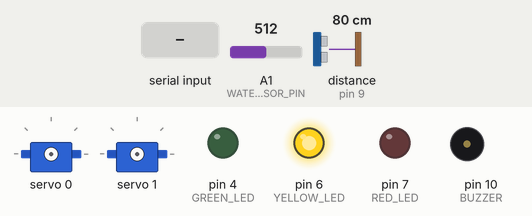
Bench run of a sketch on a simulated Arduino Uno, built with avr-gcc and run on an emulated ATmega328P. On the bench: 2 × servo, output pins drawn as LEDs (lit = HIGH), buzzer (waves = sounding, pin HIGH). Wiring (inferred from the names in the program): ultrasonic range finder: trigger pin 8; echo pin 9. The test bench sets the inputs (shaded band); at power-on: distance to the obstacle (sensor on pin 9) 80 cm, A1 (WATER_SENSOR_PIN) = 512. The echo pulse lasts 58.3 µs per cm; pins used as bus, display or sensor lines are not drawn; what the sketch prints to the serial monitor is not drawn.

Above: at 1.2 s.
1.3 s: distance to the obstacle (sensor on pin 9) set to 22 cm
2.8 s: distance to the obstacle (sensor on pin 9) set to 19 cm
At 3.6 s:
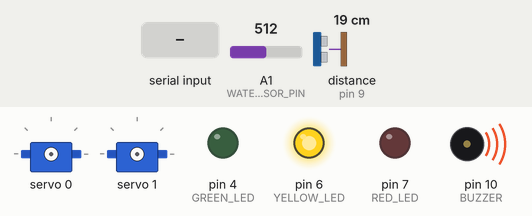
5.8 s: "S" received over the second serial link
At 6.3 s:
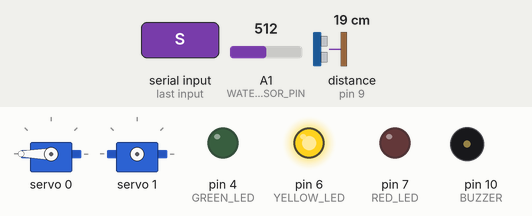
8.8 s: A1 (WATER_SENSOR_PIN) set to 692
11.8 s: A1 (WATER_SENSOR_PIN) set to 713
At 12.4 s:
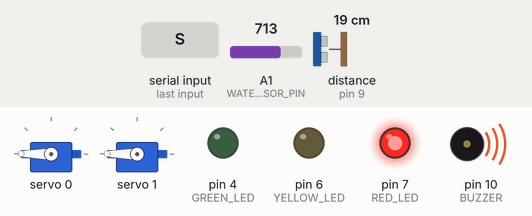
14.8 s: A1 (WATER_SENSOR_PIN) set to 290
At 15.6 s:
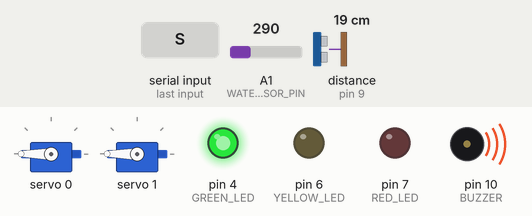
Timing chart, 0 to 17.8 s (numbered marks = the images above; inputs shaded):
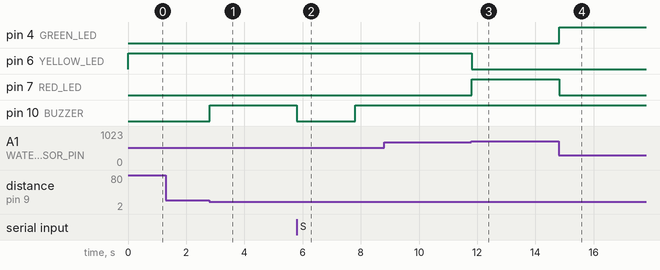

The sketch:

Arduino_arm_proteus.ino
```cpp
#include <Wire.h>
#include <Adafruit_PWMServoDriver.h>
#include <SoftwareSerial.h>

// Pin Definitions for Water Level LEDs
#define GREEN_LED 4
#define YELLOW_LED 6
#define RED_LED 7
#define BUZZER 10

// HC-06 Bluetooth Module (SoftwareSerial)
SoftwareSerial BTSerial(2, 3);  // RX, TX for HC-06

// Ultrasonic sensor pins
#define TRIGGER_PIN 8
#define ECHO_PIN 9

// IR Sensor and Proximity Sensor
#define IR_SENSOR_PIN A0  // Example, adjust if needed
#define PROXIMITY_SENSOR_PIN 2  // Digital input for proximity

// Water Sensor
#define WATER_SENSOR_PIN A1  // Example analog pin for water sensor

// PCA9685 Servo driver
Adafruit_PWMServoDriver pwm = Adafruit_PWMServoDriver();  // Initialize the PCA9685 servo driver

// Ultrasonic sensor variables
long duration;
int distance;

// Water level detection variables
int waterLevel;

void setup() {
  // Start Serial communication for debugging
  Serial.begin(9600);
  BTSerial.begin(9600); // Start Bluetooth communication

  // Pin modes
  pinMode(GREEN_LED, OUTPUT);
  pinMode(YELLOW_LED, OUTPUT);
  pinMode(RED_LED, OUTPUT);
  pinMode(BUZZER, OUTPUT);
  pinMode(PROXIMITY_SENSOR_PIN, INPUT);
  pinMode(WATER_SENSOR_PIN, INPUT);
  pinMode(TRIGGER_PIN, OUTPUT);
  pinMode(ECHO_PIN, INPUT);

  // Initialize the PCA9685 servo driver
  pwm.begin();
  pwm.setPWMFreq(60);  // Set PWM frequency for servos (60Hz is common for servos)

  // Initialization complete
  Serial.println("System Initialized");
}

void loop() {
  // Check for proximity sensor
  if (digitalRead(PROXIMITY_SENSOR_PIN) == HIGH) {
    // Obstacle detected, stop the robot and sound the buzzer
    stopRobot();
    digitalWrite(BUZZER, HIGH); // Turn on buzzer
    delay(1000);  // Buzzer sound duration
    digitalWrite(BUZZER, LOW); // Turn off buzzer
  }

  // Read the water level and adjust LEDs
  waterLevel = analogRead(WATER_SENSOR_PIN);
  if (waterLevel < 300) {
    // Low water level, turn on green LED
    digitalWrite(GREEN_LED, HIGH);
    digitalWrite(YELLOW_LED, LOW);
    digitalWrite(RED_LED, LOW);
  }
  else if (waterLevel < 700) {
    // Moderate water level, turn on yellow LED
    digitalWrite(GREEN_LED, LOW);
    digitalWrite(YELLOW_LED, HIGH);
    digitalWrite(RED_LED, LOW);
  }
  else {
    // High water level, turn on red LED and stop robot
    digitalWrite(GREEN_LED, LOW);
    digitalWrite(YELLOW_LED, LOW);
    digitalWrite(RED_LED, HIGH);
    stopRobot(); // Stop robot due to water risk
  }

  // Measure the distance with the ultrasonic sensor
  distance = measureDistance();
  if (distance < 20) {
    // Object detected too close, stop the robot and sound the buzzer
    stopRobot();
    digitalWrite(BUZZER, HIGH);
    delay(1000); // Buzzer sound duration
    digitalWrite(BUZZER, LOW);
  }

  // Handle Bluetooth Commands (optional: controlling via phone)
  if (BTSerial.available()) {
    char command = BTSerial.read();
    if (command == 'S') {
      // Start sorting operation
      startSorting();
    }
  }

  // Add additional code for controlling servos and performing sorting actions
  // Example: Sorting based on color detection logic with IR sensor
}

void stopRobot() {
  // Stop all servo motors by setting the PWM to 0
  pwm.setPWM(0, 0, 4096);  // Servo 1 to neutral
  pwm.setPWM(1, 0, 4096);  // Servo 2 to neutral
  pwm.setPWM(2, 0, 4096);  // Servo 3 to neutral
  pwm.setPWM(3, 0, 4096);  // Servo 4 to neutral
}

void startSorting() {
  pwm.setPWM(0, 0, 2048);  // Rotate servo 1 to position 1
  delay(1000);  // Wait for servo to move
  pwm.setPWM(0, 0, 4096);  // Return servo 1 to neutral position

  pwm.setPWM(1, 0, 2048);  // Rotate servo 2 to position 1
  delay(1000);
  pwm.setPWM(1, 0, 4096);  // Return servo 2 to neutral position
}

long measureDistance() {
  // Function to measure distance using the ultrasonic sensor
  digitalWrite(TRIGGER_PIN, LOW);
  delayMicroseconds(2);
  digitalWrite(TRIGGER_PIN, HIGH);
  delayMicroseconds(10);
  digitalWrite(TRIGGER_PIN, LOW);
  duration = pulseIn(ECHO_PIN, HIGH);
  return duration * 0.034 / 2;  // Distance in cm
}
```

Measured:
- the behaviour switches between 21 and 20 cm on distance to the obstacle (sensor on pin 9) (found by bisection; images 0 and 1)
- the behaviour switches between 699 and 700 on A1 (WATER_SENSOR_PIN) (found by bisection; images 2 and 3)
- after the input at 1.3 s, every drawn part: stays the same
- after the input at 2.8 s, pin 10 (BUZZER): LOW → HIGH at once
- after the input at 5.8 s, pin 10 (BUZZER): HIGH → LOW at once, → HIGH 2.0 s later
- after the input at 11.8 s, pin 6 (YELLOW_LED): HIGH → LOW at once; pin 7 (RED_LED): LOW → HIGH at once
- after the input at 14.8 s, pin 4 (GREEN_LED): LOW → HIGH at once; pin 7 (RED_LED): HIGH → LOW at once
